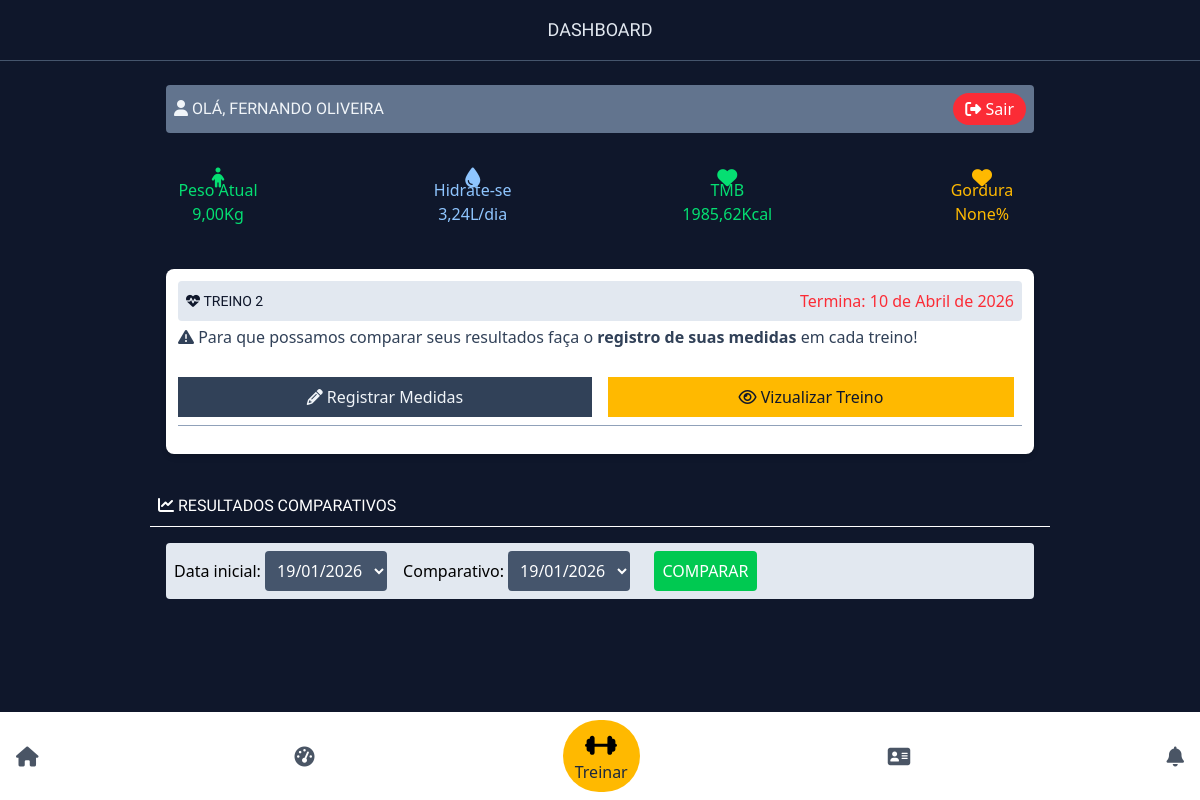
The page /home/ (signed in) on the database as committed earlier.
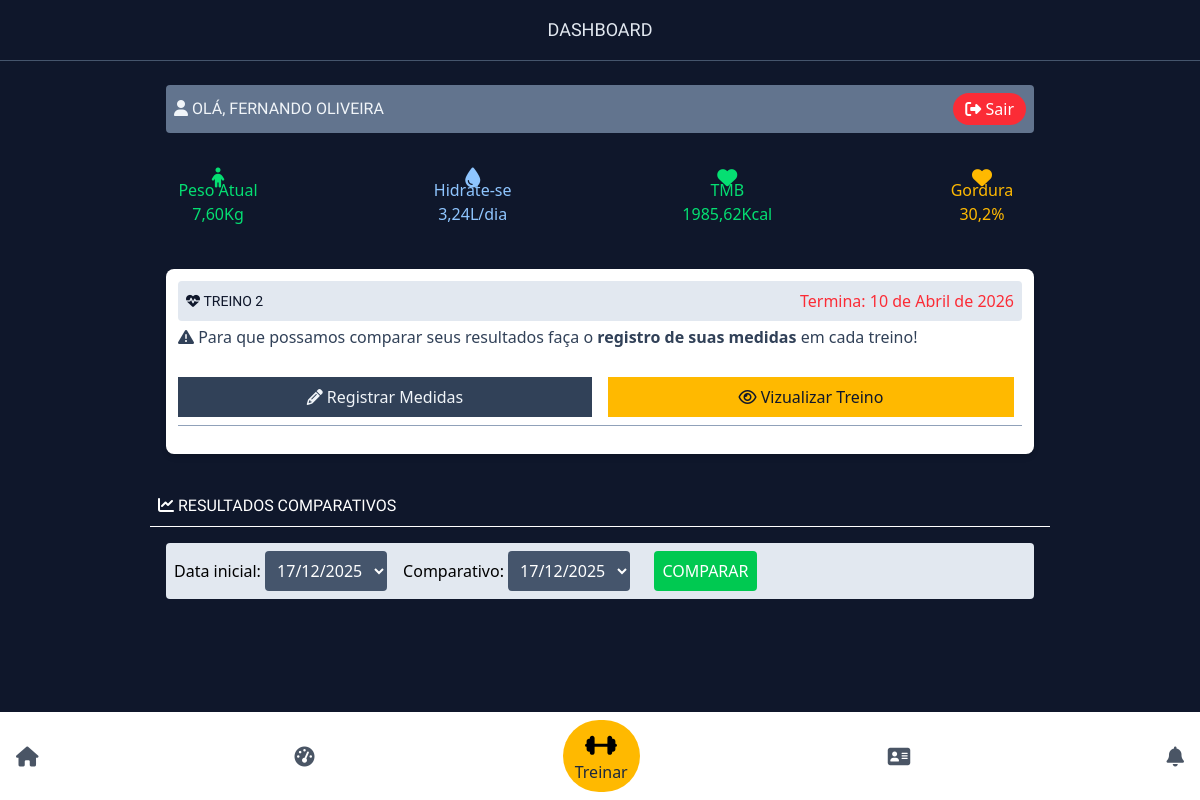
The same page on the database as committed later.
### app/models.py (models this page shows, shortened)
class Medidas(models.Model):
    user = models.ForeignKey(User, on_delete=models.CASCADE, null=True)
    mesociclo_id = models.IntegerField(null=True)
    peso = models.DecimalField(null=True, max_digits=10, decimal_places=2)
    pescoco = models.FloatField(null=True)
    torax = models.FloatField(null=True)
    cintura = models.FloatField(null=True)
    quadril = models.FloatField(null=True)
    braco_direito = models.FloatField(null=True)
    braco_esquerdo = models.FloatField(null=True)
    coxa_direita = models.FloatField(null=True)
    coxa_esquerda = models.FloatField(null=True)
    created_at = models.DateField(auto_now=True)
    def calcular_percentual_gordura(self, sexo, altura=0):
        try:
            if sexo == 'masculino':
                resultado = 495/(1.0324 - 0.19077*math.log10(self.cintura - self.pescoco)+0.15456*math.log10(altura))-450
            else:
                resultado = 495/(1.29579-0.35004*math.log10(self.cintura+self.quadril-self.pescoco)+0.22100*math.log10(altura))-450
            return round(resultado, 2)
        except (ValueError, TypeError, ZeroDivisionError):
            return None

### app_personal/models.py (models this page shows, shortened)
class Mesociclo(models.Model):
    user = models.ForeignKey(User, on_delete=models.CASCADE)
    titulo = models.CharField(max_length=255)
    periodizacao = models.CharField(max_length=255)
    pub_date = models.DateTimeField(auto_now_add=True)
    duracao = models.DateField(null=True)

### app/views.py (the view)
# urls.py: path('home/', views.home, name='home'),
def home(request):
    user_auth = request.user.is_authenticated
    user_id = request.user.id
    user_group = request.user.groups.all()
    if not user_auth:
        return redirect('login_view')
    else:
        dados_iniciais_verificados = DadosIniciais.objects.filter(user_id = user_id)
        treino = Mesociclo.objects.filter(user_id=user_id).order_by('-id')[:1]
        medidas = Medidas.objects.filter(user_id=user_id)
        if not dados_iniciais_verificados:
            return redirect('dados_iniciais')
        else:
            dados_iniciais = DadosIniciais.objects.get(user_id = user_id)
            gorduras = Medidas.objects.filter(user_id=user_id).order_by('-id')
            dados_gordura=[]
            if gorduras:
                for g in gorduras:
                    dados_gordura.append({
                        'gordura': g.calcular_percentual_gordura(dados_iniciais.genero, dados_iniciais.altura),
                        'peso':g.peso
                    })
            else:
                dados_gordura=[{'gordura':0}]
            context={
            'treino':treino,
            'grupo':user_group,
            'dados_iniciais':dados_iniciais,
            'calc_idade':dados_iniciais.Idade(),
            'calc_agua':dados_iniciais.calc_agua(),
            'tmb':dados_iniciais.calc_kcal(),
            'medidas':medidas,
            'gordura':dados_gordura[0]['gordura'],
            'peso':dados_gordura[0]['peso'],
            }
        return render(request, 'inicio/home.html', context)

### app/models.py (called while the page is built)
    def Idade(self):
        hoje = datetime.date.today()
        idade = hoje.year - self.data_nascimento.year - ((hoje.month, hoje.day) < (self.data_nascimento.month, self.data_nascimento.day))
        return idade

    def calc_agua(self):
        idade = self.Idade()
        quantidade = self.peso*idade
        return round(quantidade/1000, 2)

    def calc_kcal(self):
        peso = self.peso
        altura = self.altura
        idade=self.Idade()
        genero = self.genero
        if genero == 'masculino':
            tmb = 66.47+(13.75*peso)+(5.003*altura)-(6.775*idade)
        elif genero == 'feminino':
            tmb=655.09+(9.563*peso)+(1.85*altura)-(4.676*idade)
        elif not genero:
            tmb = 0
        return round(tmb,2)

### app/templates/inicio/home.html (shortened to what this page needs)
{% extends 'base/base.html' %}
{% block 'content'%}
{% if user %}
<h1 class="text-center text-lg border-b-1 border-slate-600 p-4 text-slate-200">DASHBOARD</h1>
<section class="content w-full max-w-[900px] m-auto my-2 p-4 text-white space-y-3 ">
    <div class="flex items-center justify-between bg-slate-500 p-2 rounded">
        <h1 class="text-slate-100"><i class="fa fa-user"></i>&nbsp;Olá, {{user.first_name}}</h1>
        <a href="{% url 'logout' %}" class="bg-red-500 py-1 px-3 rounded-full"><i class="fa fa-sign-out"></i> Sair</a>
    </div>
    <div class="flex flex-wrap items-center justify-between my-4 ">
        {% if peso != 0 %}
        <div class=" w-26 h-26  flex flex-col items-center justify-center text-green-400">
            <i class="fa fa-child fa-lg"></i>
            <p class="font-medium">Peso Atual</p>
            <p>{{peso}}Kg</p>
        </div>
        {%endif%}
        <div class="w-26 h-26 rounded flex flex-col items-center justify-center text-blue-300">
            <i class="fa fa-tint fa-lg"></i>
            <p class="font-medium">Hidrate-se</p>
            <p>{{calc_agua}}L/dia</p>
        </div>
        <div class="w-26 h-26 rounded flex flex-col items-center justify-center text-green-400">
            <i class="fa fa-heart fa-lg"></i>
            <p class="font-medium">TMB</p>
            <p>{{tmb}}Kcal</p>
        </div>
        {% if gordura != 0 %}
        <div class="w-26 h-26 rounded flex flex-col items-center justify-center text-amber-400">
            <i class="fa fa-heart fa-lg"></i>
            <p class="font-medium">Gordura</p>
            <p>{{gordura}}%</p>
        </div>
        {%endif%}
    </div>
    {% if treino %}
    <div class="bg-white p-3 rounded-lg text-amber-900 shadow-md my-2">
        {% for t in treino %}
        <div class="flex rounded items-center justify-between items-center bg-slate-200 p-2">
            <h2 class="text-sm text-slate-900 uppercase"><i class="fa fa-heartbeat"></i>&nbsp;{{t.titulo}}</h2>
            <p class="text-red-500 font-medium">Termina: {{t.duracao}}</p>
        </div>
        <div class="py-1 text-slate-700"><i class="fa fa-warning"></i>&nbsp;Para que possamos comparar seus resultados faça o <strong>registro de suas medidas</strong> em cada treino!</div>
        <ul class="w-full flex items-center my-4 gap-2 border-b-1 border-slate-400">
            <li class="w-full">
                <a href="{% url 'medidas' t.id %}" class="text-center block text-slate-100  p-2 bg-slate-700 ">
                    <i class="fa fa-pencil"></i>
                    Registrar Medidas
                </a>
            </li>
            <li class="w-full p-2">
                 <a href="{% url 'treino_micro' t.id%}" class="text-center block p-2 bg-amber-400 text-slate-900">
                    <i class="fa fa-eye"></i>
                    Vizualizar Treino
                </a>
            </li>
        </ul>
        {% endfor %}
    </div>
    {% endif %}
</section>
{% if medidas %}
<section class="content w-full max-w-[900px] m-auto my-2 ">
    <h1 class="text-white border-b-1 border-white p-2"><i class="fa fa-line-chart"></i>&nbsp;Resultados Comparativos</h1>
    <form action="{% url 'comparar_medidas_aluno' %}" method="get" class="form-comparar flex bg-slate-200 p-2 m-4 rounded gap-4">
        <div>
            <label>Data inicial:</label>
            <select name="data1" id="data_antiga" class="bg-slate-600 text-white rounded p-2">
                {% for data1 in medidas %}
                    <option value="{{data1.id}}">{{data1.created_at|date:'d/m/Y'}}</option>
                {% endfor %}
            </select>
        </div>
        <div>
            <label>Comparativo:</label>
            <select name="data2" id="data_atual" class="bg-slate-600 text-white rounded p-2">
                {% for data2 in medidas %}
                    <option value="{{data2.id}}">{{data2.created_at|date:'d/m/Y'}}</option>
                {% endfor %}
            </select>
        </div>
        <div>
            <label>&nbsp;</label>
            <button type="submit" class="cursor-pointer bg-green-500 uppercase text-white font-medium p-2 rounded">Comparar</button>
        </div>
    </form>
<br><br>
<br><br>
</section>
{%endif%}
{% endif %}
{% endblock %}

### templates/base/base.html (shortened to what this page needs)
{% load static %}
<!DOCTYPE html>
<html lang="pt-BR">
<head>
    <link rel="stylesheet" href="{% static 'css/style.css' %}">
     <script src="https://cdn.jsdelivr.net/npm/@tailwindcss/browser@4"></script>
     <link rel="stylesheet" href="https://cdnjs.cloudflare.com/ajax/libs/font-awesome/4.7.0/css/font-awesome.css" />
</head>
<body class="bg-slate-900 relative">
    {% include 'base/menu.html' %}
    {% block 'content' %}
    {% endblock %}
</body>
</html>

### templates/base/menu.html (shortened to what this page needs)
{% if user.is_authenticated == True %}
<nav class="w-full bg-white p-2 fixed bottom-0 left-0 z-9">
    <ul class="flex flex-wrap items-center justify-between gap-2">
        <li>
            <a href="{% url 'home' %}" class="text-gray-600 p-2 rounded-md px-2 ">
                <i class="fa fa-home fa-lg"></i>
            </a>
        </li>
        <li>
            <a href="{% url 'home' %}" class="text-gray-600 p-2 rounded-md px-2 ">
                <i class="fa fa-tachometer fa-lg"></i>
            </a>
        </li>
         <li class="bg-amber-400 rounded-full px-3 py-2">
            <a href="{% url 'treino' %}" class="text-slate-800 text-center rounded-full flex flex-col items-center">
                Treinar
            </a>
        </li>
        <li>
            <a href="#" id="open-config" class="text-gray-600 p-2 rounded-md px-2 ">
                <i class="fa fa-address-card fa-lg"></i>
            </a>
        </li>
        <li>
            <a href="{% url 'home' %}" class="text-gray-600 p-2 rounded-md px-2 ">
                <i class="fa fa-bell fa-lg"></i>
            </a>
        </li>
    </ul>
</nav>
{% endif %}

### app/static/css/style.css (style rules this page uses)
h1 { font-family: "Cal Sans", sans-serif !important; font-style: normal; text-transform: uppercase; }
h2 { font-family: 'Roboto'; }

Rows that differ between the two databases and show on the page:
removed Medidas: peso "9,00"
added Medidas: peso "7,60"
Other text that changed with them:
{{ gordura }}: "None" → "30,2"
form field data1: "19/01/2026" → "17/12/2025"
form field data2: "19/01/2026" → "17/12/2025"
